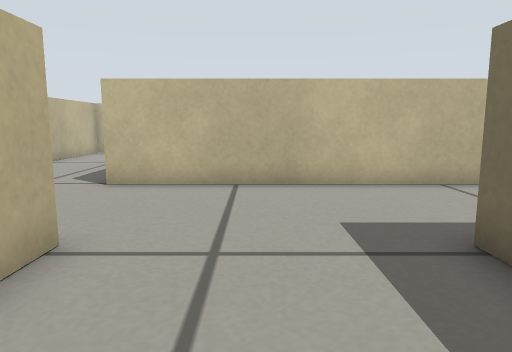
[1] (above)

18 first-person views from a walk through a robot-simulator world made for Gazebo. The camera is 0.29 m above the floor, tilts 8° down and sees 70° across. The floor is counted in squares, 0.2 m on a side. Each view is taken from the middle of a square. On the plan, view 1 faces up. The plan holds only what a view shows up to about 16 squares ahead; the rest is blank.

[2]
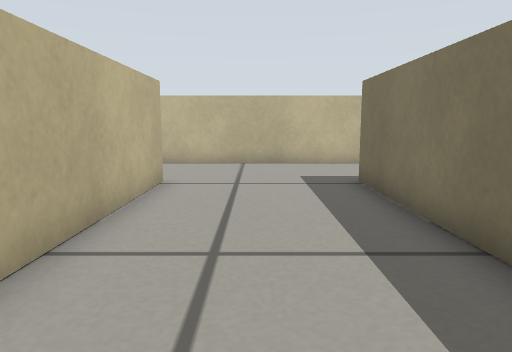

[3]
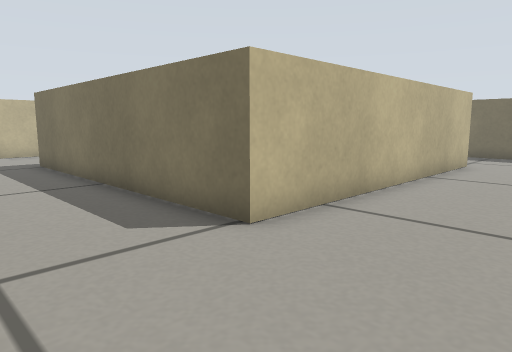

[4]
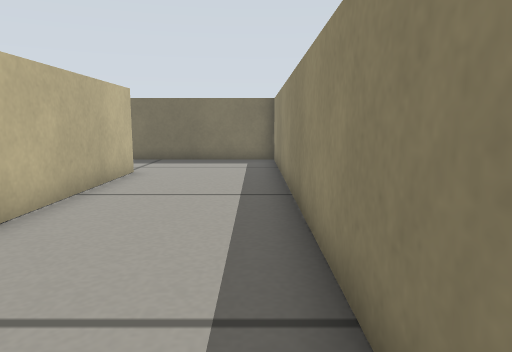

[5]
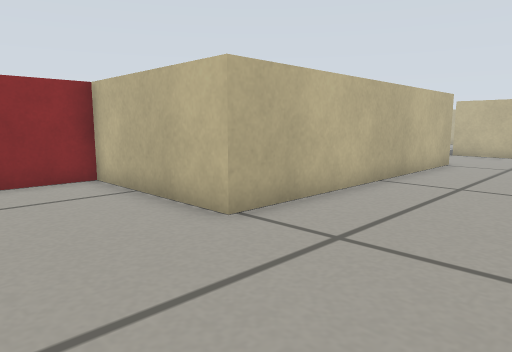

[6]
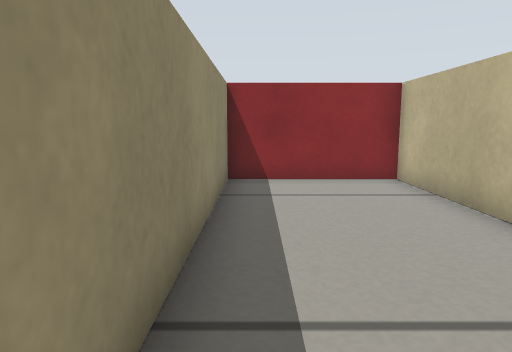

[7]
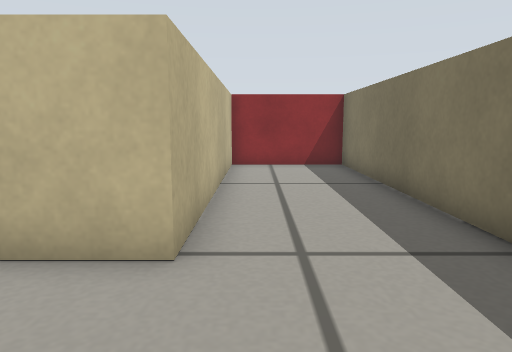

[8]
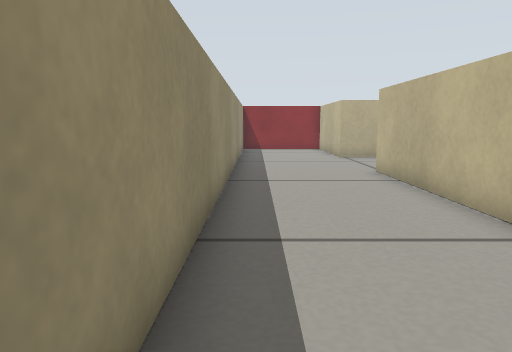

[9]
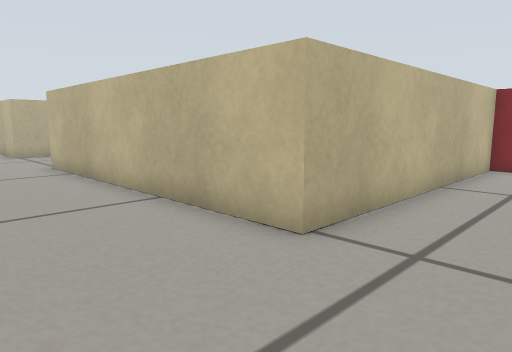

[10]
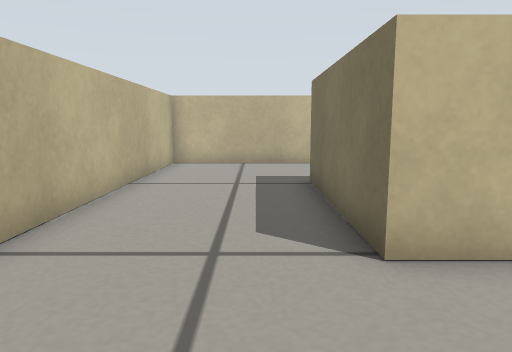

[11]
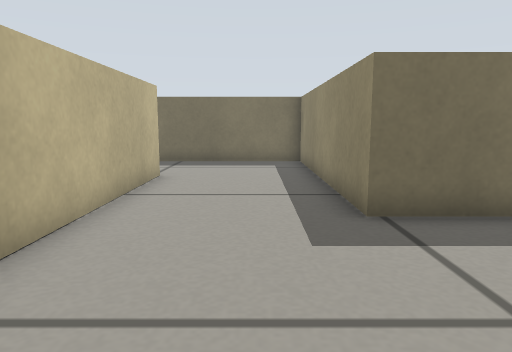

[12]
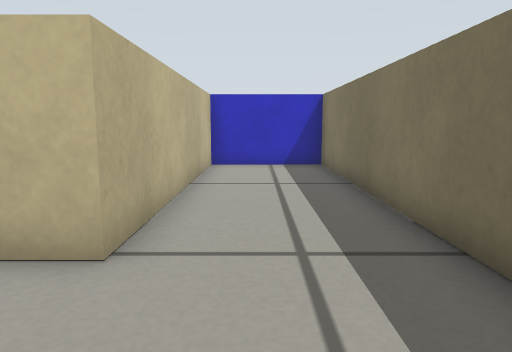

[13]
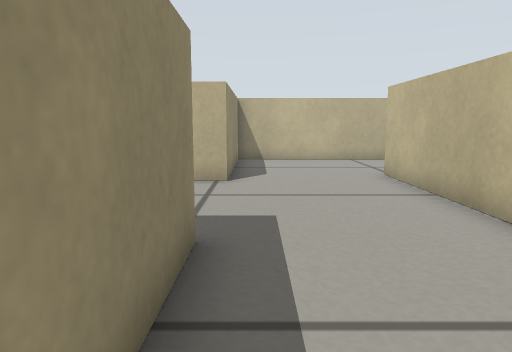

[14]
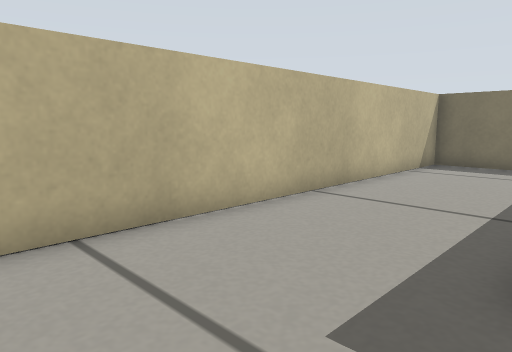

[15]
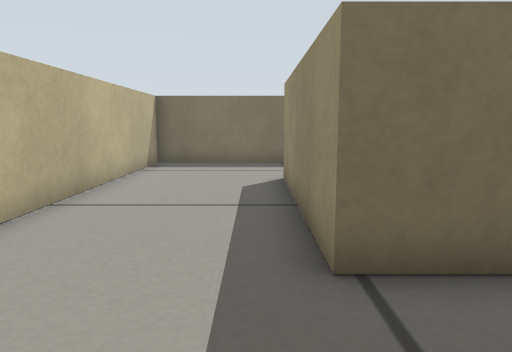

[16]
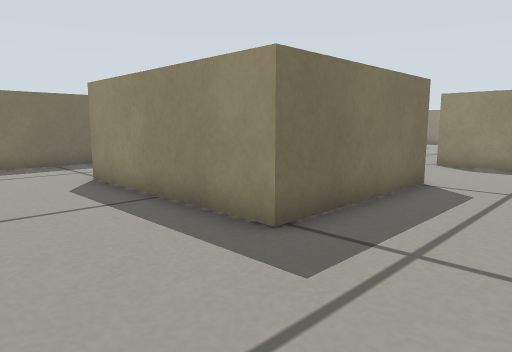

[17]
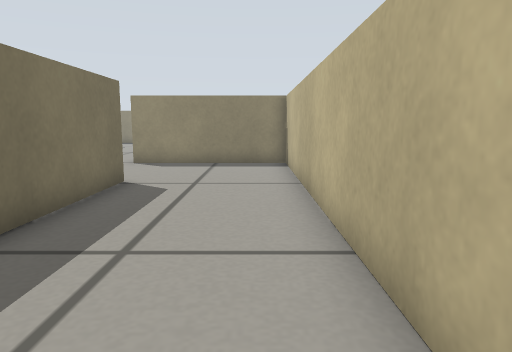

[18]
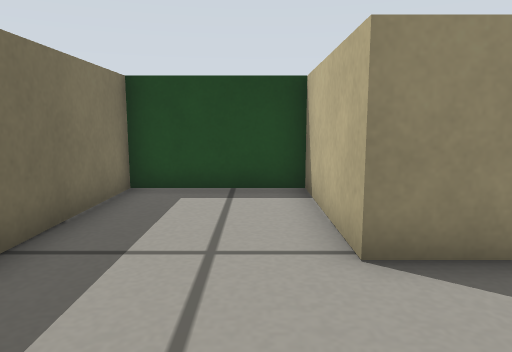

### Floor plan
Points are (right, up) in squares from view 1. A wall is a line through its corners. A room is listed if a view was taken in it or the views show most of it. See-through windows are left out.
Room 1 (views 1, 2, 3, 4, 5, 6, 7, 8, 9, 12, 13)
walls: (-2.4, 4.3) (-2.4, -6.2) (-7.6, -6.2) (-7.6, -10.7) (17.1, -10.7) (17.1, 3.3) (13.1, 3.3) (13.1, -6.2) (2.6, -6.2) (2.6, 4.3) (11.4, 4.3) (11.4, 18.2) (7.4, 18.2) (7.4, 8.7) (-2.6, 8.7)
ways out: opening at (-3, 6.5) to room 2
Room 2 (views 10, 11, 14, 15, 16, 17, 18)
walls: (-2.6, 8.7) (-3.6, 8.7) (-3.6, 14.2) (2.9, 14.2) (2.9, 9.8) (6.9, 9.8) (6.9, 18.7) (-8.1, 18.7) (-8.1, 4.3) (-2.4, 4.3)
ways out: opening at (-3, 6.5) to room 1

Positions as (right, up) in squares from view 1, and headings:
1: (0, 0), facing up
2: (0, -5), facing up
3: (-1, -10), facing up-right
4: (2, -10), facing right
5: (2, -10), facing up-left
6: (2, -10), facing left
7: (14, -10), facing up
8: (14, -10), facing left
9: (16, -10), facing up-left
10: (-5, 5), facing up
11: (-3, 6), facing right
12: (9, 5), facing up
13: (7, 5), facing left
14: (-7, 14), facing up-right
15: (-7, 15), facing right
16: (-7, 18), facing down-right
17: (-7, 18), facing down
18: (4, 18), facing down
